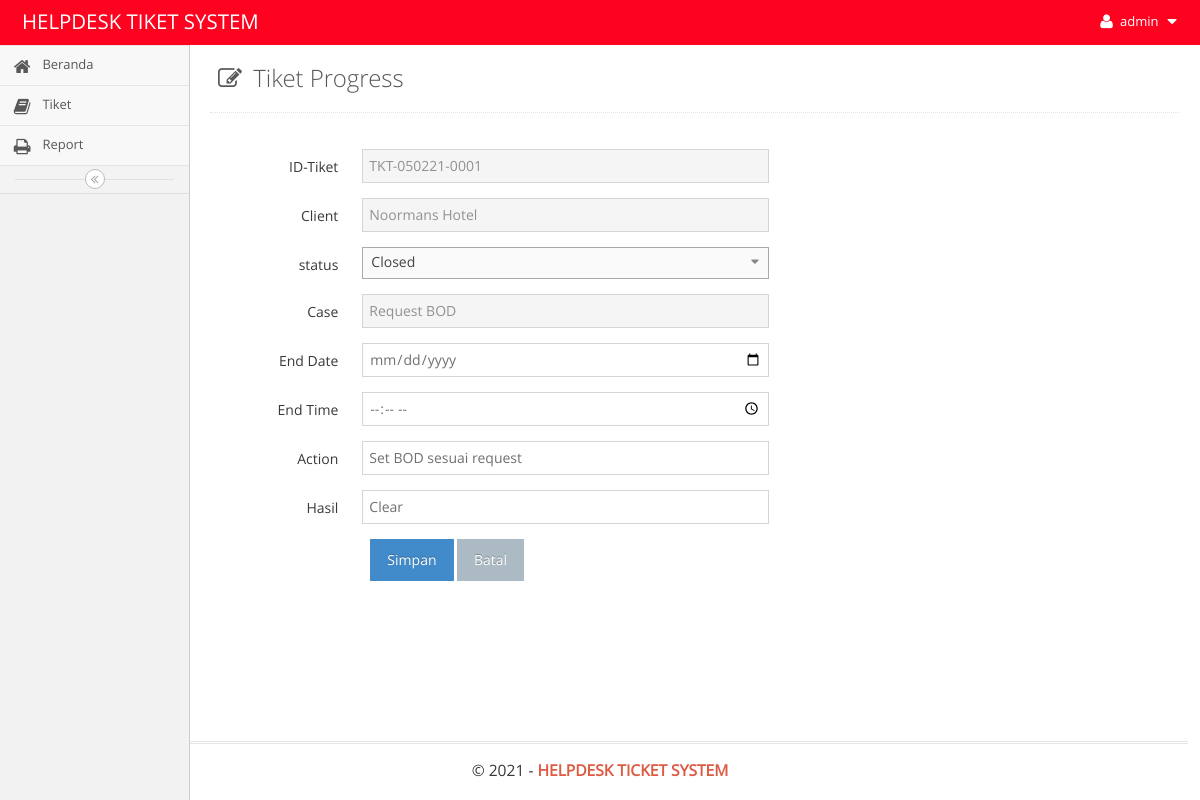
The app's page /main.php?module=form_tiket&form=edit&id=TKT-050221-0001 (signed in) with its own data.
### tables this page shows
CREATE TABLE `tiket` (
  `idtiket` varchar(200) NOT NULL,
  `departemen` varchar(100) DEFAULT 'HELPDESK',
  `nama` varchar(100) NOT NULL,
  `email` varchar(100) NOT NULL,
  `client` varchar(100) NOT NULL,
  `problem` varchar(100) NOT NULL,
  `status` enum('Open','Closed') NOT NULL DEFAULT 'Open',
  `action` varchar(100) NOT NULL,
  `hasil` varchar(200) NOT NULL,
  `date` date NOT NULL,
  `createdate` timestamp NOT NULL DEFAULT CURRENT_TIMESTAMP,
  `starttime` time(6) NOT NULL,
  `endtime` time(6) NOT NULL,
  `id_user` int(10) NOT NULL,
  `updatedate` timestamp NOT NULL DEFAULT CURRENT_TIMESTAMP,
  `updateuser` int(10) NOT NULL,
  `attachment` blob,
  `priority` varchar(100) NOT NULL,
  `solveby` int(10) DEFAULT NULL
);

### modules/tiket/form.php (the view, shortened to what this page needs)
 <?php
if ($_GET['form']=='add') { ?>
  <div class="page-content">
    <div class="page-header">
      <h1 style="color:#585858">
        <i style="margin-right: 5px" class="ace-icon fa fa-edit"></i>
        Input Tiket Gangguan
      </h1>
    </div>
  </section>
  <section class="content">
    <div class="row">
      <div class="col-md-12">
        <div class="box box-primary">
          <form role="form" class="form-horizontal" action="modules/tiket/proses.php?act=insert" method="POST" enctype="multipart/form-data" />
           <div class="box-body">
            <?php
            $id_user=$_SESSION['id_user'];
             $query = mysqli_query($mysqli, "SELECT * FROM user a where a.id_user='$id_user'")
                                                or die('Ada kesalahan pada query tampil : '.mysqli_error($mysqli));
                                                $data = mysqli_fetch_assoc($query);
              $query_id = mysqli_query($mysqli, "SELECT RIGHT(idtiket,4) as kode FROM tiket
                                                ORDER BY idtiket DESC LIMIT 1")
                                                or die('Ada kesalahan pada query tampil id_barang : '.mysqli_error($mysqli));
                                                $curr_year = date("dmy");
              $count = mysqli_num_rows($query_id);
              if ($count <> 0) {
                  $data_id = mysqli_fetch_assoc($query_id);
                  $kode    = $data_id['kode']+1;
              } else {
                  $kode = 1;
              }
              $buat_id   = str_pad($kode, 4, "0", STR_PAD_LEFT);
              $idtiket = "TKT-$curr_year-$buat_id";
              ?>
            <div class="form-group">
                <label class="col-sm-2 control-label">ID-Tiket</label>
                <div class="col-sm-5">
                  <input type="text" class="form-control" name="notiket" value="<?php echo $idtiket; ?>" readonly required>
                </div>
              </div>
                 <div class="form-group">
                <label class="col-sm-2 control-label">Tanggal</label>
                <div class="col-sm-5">
                  <input type="text" class="form-control date-picker" data-date-format="yyyy-mm-dd" name="tanggal" autocomplete="off" value="<?php echo date("Y-m-d"); ?>" readonly>
                </div>
              </div>
              <div class="form-group">
                <label class="col-sm-2 control-label">Client</label>
                <div class="col-sm-5">
                  <input type="text" class="form-control" name="client" autocomplete="off" required>
                </div>
              </div>
              <div class="form-group">
                <label class="col-sm-2 control-label">Case</label>
                <div class="col-sm-5">
                  <textarea row="2" class="form-control" name="problem" autocomplete="off" required></textarea>
                </div>
              </div>
			   <div class="form-group">
                <label class="col-sm-2 control-label">Action</label>
                <div class="col-sm-5">
                  <textarea row="2" class="form-control" name="action" autocomplete="off" required></textarea>
                </div>
              </div>
			  <div class="form-group">
                <label class="col-sm-2 control-label">Hasil</label>
                <div class="col-sm-5">
                  <textarea row="2" class="form-control" name="hasil" autocomplete="off" required></textarea>
                </div>
              </div>
			  <div class="form-group">
                <label class="col-sm-2 control-label">Start Date</label>
                <div class="col-sm-5">
                  <input type="date" class="form-control" name="startdate" autocomplete="off" required></textarea>
                </div>
              </div>
			  	<div class="form-group">
                <label class="col-sm-2 control-label">End Date</label>
                <div class="col-sm-5">
                  <input type="date" class="form-control" name="enddate" autocomplete="off" required></textarea>
                </div>
              </div>
			  <div class="form-group">
              <label class="col-sm-2 control-label">Start Time</label>
              <div class="col-sm-5">
              <input type="time" class="form-control" name="starttime" autocomplete="off" required></textarea>
              </div>
              </div>
			  <div class="form-group">
              <label class="col-sm-2 control-label">End Time</label>
              <div class="col-sm-5">
              <input type="time" class="form-control" name="endtime" autocomplete="off" required></textarea>
              </div>
              </div>
            <div class="box-footer">
              <div class="form-group">
                <div class="col-sm-offset-2 col-sm-10">
                  <input type="submit" class="btn btn-primary btn-submit" name="simpan" value="Simpan">
                  <a href="?module=view_pks" class="btn btn-default btn-reset">Batal</a>
                </div>
              </div>
            </div>
          </form>
        </div>
      </div>
    </div>
  </section>
  </div>
<?php
error_reporting(0);
}
elseif ($_GET['form']=='edit') {
  if (isset($_GET['id'])) {
      $query = mysqli_query($mysqli, "SELECT * from tiket where idtiket='$_GET[id]'")
                                      or die('Ada kesalahan pada query tampil Data Vendor: '.mysqli_error($mysqli));
      $data  = mysqli_fetch_assoc($query);
    }
?>
  <section class="content-header">
    <div class="page-content">
    <div class="page-header">
      <h1 style="color:#585858">
        <i style="margin-right: 5px" class="ace-icon fa fa-edit"></i>
        Tiket Progress
      </h1>
    </div>
  </section>
  <section class="content">
    <div class="row">
      <div class="col-md-12">
        <div class="box box-primary">
          <form role="form" class="form-horizontal" action="modules/tiket/proses.php?act=update" method="POST" enctype="multipart/form-data" />
            <div class="box-body">
              <div class="form-group">
                <label class="col-sm-2 control-label">ID-Tiket</label>
                <div class="col-sm-5">
                  <input type="text" class="form-control" name="idtiket" autocomplete="off" value="<?php echo $data['idtiket']; ?>" readonly>
                </div>
              </div>
                <div class="form-group">
                <label class="col-sm-2 control-label">Client</label>
                <div class="col-sm-5">
                  <input type="text" class="form-control" name="client" autocomplete="off" value="<?php echo $data['client']; ?>" readonly>
                </div>
              </div>
               <div class="form-group">
                <label class="col-sm-2 control-label">status</label>
                <div class="col-sm-5">
                </div>
              </div>
				<div class="form-group">
                <label class="col-sm-2 control-label">Case</label>
                <div class="col-sm-5">
                  <input type="text" class="form-control" name="problem" autocomplete="off" value="<?php echo $data['problem']; ?>" readonly>
                </div>
              </div>
			  <div class="form-group">
              <label class="col-sm-2 control-label">End Date</label>
              <div class="col-sm-5">
              <input type="date" class="form-control" name="enddate" autocomplete="off" value="<?php echo $data['enddate']; ?>" required>
			  </div>
              </div>
			 <div class="form-group">
              <label class="col-sm-2 control-label">End Time</label>
              <div class="col-sm-5">
              <input type="time" class="form-control" name="endtime" autocomplete="off" value="<?php echo $data['endtime']; ?>" required>
              </div>
              </div>
				<div class="form-group">
                <label class="col-sm-2 control-label">Action</label>
                <div class="col-sm-5">
                  <input type="text" class="form-control" name="action" autocomplete="off" value="<?php echo $data['action']; ?>"  required>
                </div>
              </div>
			  <div class="form-group">
                <label class="col-sm-2 control-label">Hasil</label>
                <div class="col-sm-5">
                  <input type="text" class="form-control" name="hasil" autocomplete="off" value="<?php echo $data['hasil']; ?>"  required>
                </div>
              </div>
</div>
            </div>
            <div class="box-footer">
              <div class="form-group">
                <div class="col-sm-offset-2 col-sm-10">
                  <input type="submit" class="btn btn-primary btn-submit" name="simpan" value="Simpan">
                  <a href="?module=view_kamar" class="btn btn-default btn-reset">Batal</a>
                </div>
              </div>
            </div>
        </div>
      </div>
    </div>
  </div>
  </div>
<?php
      }
?>

### records on screen
tiket: idtiket "TKT-050221-0001", client "Noormans Hotel", problem "Request BOD", action "Set BOD sesuai request", hasil "Clear"

### other values on screen
$_SESSION['username'] "admin"
